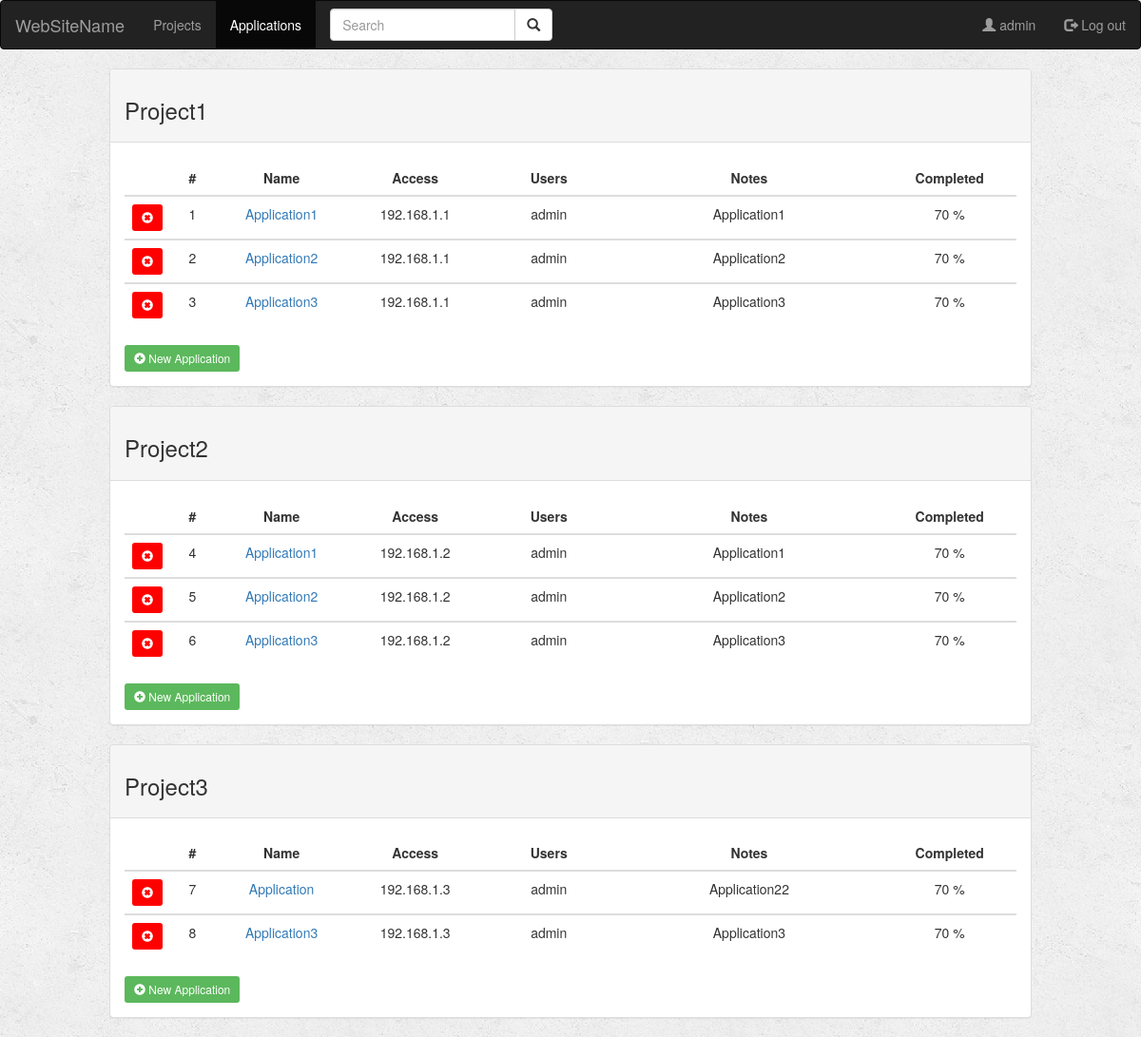
/project/applications/ (signed in), run on the app's committed database.
### project/models.py (models this page shows, shortened)
class Project(models.Model):
    user = models.ForeignKey(User, default=1, on_delete=models.SET_DEFAULT, related_name='user')
    name = models.CharField(max_length=100)
    situation = models.CharField(max_length=10)

class Application(models.Model):
    project = models.ForeignKey(Project, on_delete=models.CASCADE, related_name='project')
    name = models.CharField(max_length=100)
    access = models.CharField(max_length=100)
    username = models.CharField(max_length=30)
    notes = models.TextField(max_length=1000)
    checklist = models.CharField(max_length=100)
    reported = models.CharField(max_length=100)
    def usernameInApp(userRequest):
        appList = []
        applications = Application.objects.all()
        for app in applications:
            userInApp = (app.username).split(',')
            for user in userInApp:
                if user == userRequest.user.username:
                    appList.append(app)
        return appList

### project/views.py (the view)
def applications(request):
    if not request.user.is_authenticated:  # Does user log in?
        return render(request, 'project/login.html')
    else:
        projects = Project.objects.all()  # Getter all projects
        applications = Application.usernameInApp(request)
        return render(request, 'project/applications.html', {'projects': projects, 'applications': applications})

### project/templates/project/applications.html (shortened to what this page needs)
{% extends 'project/base.html' %}
{% block applications_active %}active{% endblock %}
{% block body %}
<div class="container-fluid">
    <div class="row">
        <div class="col-sm-10 col-sm-offset-1">
            {% for project in projects %}
            <div class="panel panel-default">
                <div class="panel-heading">
                    <h3>{{project.name}}</h3>
                </div>
                <div class="panel-body">
                    <div class="table-responsive-sm">
                        <table class="table table-hover">
                            <thead>
                                <tr>
                                    <div class="col-sm-1">
                                        <th style="width:5%; text-align: center"></th>
                                    </div>
                                    <div class="col-sm-1">
                                        <th style="width:5%; text-align: center">#</th>
                                    </div>
                                    <div class="col-sm-2">
                                        <th style="width:15%; text-align: center">Name</th>
                                    </div>
                                    <div class="col-sm-2">
                                        <th style="width:15%; text-align: center">Access</th>
                                    </div>
                                    <div class="col-sm-1">
                                        <th style="width:15%; text-align: center">Users</th>
                                    </div>
                                    <div class="col-sm-2">
                                        <th style="width:30%; text-align: center">Notes</th>
                                    </div>
                                    <div class="col-sm-1">
                                        <th style="width:15%; text-align: center">Completed</th>
                                    </div>
                                </tr>
                            </thead>
                            {% for application in applications %}
                            {% if application.project.id == project.id %}
                            <tbody>
                                <tr>
                                    <div class="col-sm-1">
                                        <td style="width:5%; text-align: center">
                                            <a href="{% url 'project:delete_application' project.id application.id %}"
                                                class="btn btn-danger btn-sm"
                                                style="background-color: red; border: none">
                                                <span class="glyphicon glyphicon-remove-sign"
                                                    style="background-color: red"></span>
                                            </a>
                                        </td>
                                    </div>
                                    <div class="col-sm-1">
                                        <td style="width:5%; text-align: center">{{forloop.counter}}</td>
                                    </div>
                                    <div class="col-sm-2">
                                        <td style="width:15%; text-align: center">
                                            <a href="{% url 'project:application_detail' project.id application.id %}">
                                                {{application.name}}
                                            </a>
                                        </td>
                                    </div>
                                    <div class="col-sm-2">
                                        <td style="width:15%; text-align: center">{{application.access}}</td>
                                    </div>
                                    <div class="col-sm-1">
                                        <td style="width:15%; text-align: center">{{application.username}}</td>
                                    </div>
                                    <div class="col-sm-2">
                                        <td style="width:30%; text-align: center">{{application.notes}}</td>
                                    </div>
                                    <div class="col-sm-1">
                                        <td style="width:15%; text-align: center">70 %</td>
                                    </div>
                                </tr>
                            </tbody>
                            {% endif %}
                            {% endfor %}
                        </table>
                        <a href="{% url 'project:create_application' project.id %}" class="btn btn-success btn-sm"
                            style="border:none">
                            <span class="glyphicon glyphicon-plus-sign"></span> New Application
                        </a>
                    </div>
                </div>
            </div>
            {% endfor %}
        </div>
    </div>
</div>
{% endblock %}

### project/templates/project/base.html (shortened to what this page needs)
<!DOCTYPE html>
<html lang="en" dir="ltr">
<head>
  {% load staticfiles %}
  <link rel="stylesheet" href="https://maxcdn.bootstrapcdn.com/bootstrap/3.3.6/css/bootstrap.min.css">
  <link rel="stylesheet" type="text/css" href="{% static 'project/style.css' %}" />
</head>
<body>
  <nav class="navbar navbar-inverse">
    <div class="container-fluid">
      <div class="navbar-header">
        <a class="navbar-brand" href="{% url 'project:index' %}">WebSiteName</a>
      </div>
      <ul class="nav navbar-nav">
        <li class="{% block projects_active %}{% endblock %}"><a href="{% url 'project:projects' %}">Projects</a></li>
        <li class="{% block applications_active %}{% endblock %}"><a
            href="{% url 'project:applications' %}">Applications</a></li>
      </ul>
      <form class="navbar-form navbar-left" role="search" method="get" action="{% url 'project:index' %}">
        <div class="input-group">
          <input type="text" class="form-control" placeholder="Search" name="q" value="{{ request.GET.q }}">
          <div class="input-group-btn">
            <button class="btn btn-default" type="submit">
              <i class="glyphicon glyphicon-search"></i>
            </button>
          </div>
        </div>
      </form>
      <ul class="nav navbar-nav navbar-right">
        <li class="{% block user_active %}{% endblock %}"><a href="#">
            <span class="glyphicon glyphicon-user"></span> {{user.username}}</a>
        </li>
        <li class="{% block logout_active %}{% endblock %}"><a href="{% url 'project:logout_user' %}">
            <span class="glyphicon glyphicon-log-out"></span> Log out</a>
        </li>
      </ul>
    </div>
  </nav>
  {% block body %}
  {% endblock %}
</body>
</html>

### project/static/project/style.css (style rules this page uses)
body { background: white url("images/background.png"); }

### data on the page
Project: name "Project1"
Application: name "Application1", access "192.168.1.1", username "admin", notes "Application1"
Application: name "Application2", access "192.168.1.1", username "admin", notes "Application2"
Application: name "Application3", access "192.168.1.1", username "admin", notes "Application3"
Project: name "Project2"
Application: name "Application1", access "192.168.1.2", username "admin", notes "Application1"
Application: name "Application2", access "192.168.1.2", username "admin", notes "Application2"
Application: name "Application3", access "192.168.1.2", username "admin", notes "Application3"
Project: name "Project3"
Application: name "Application", access "192.168.1.3", username "admin", notes "Application22"
Application: name "Application3", access "192.168.1.3", username "admin", notes "Application3"

### other printed values
{{ user.username }} "admin"
